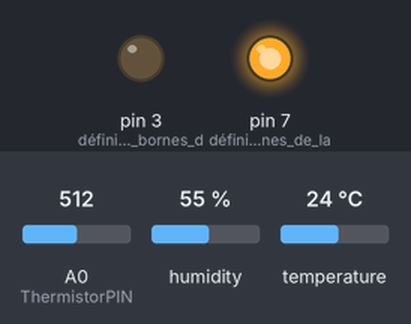
Recording of a sketch running on a simulated Arduino Uno, built with avr-gcc and run on an emulated ATmega328P. Shown: output pins drawn as LEDs (lit = HIGH). Inputs (shaded band) come from the test bench; at power-on: A0 (ThermistorPIN) = 512, humidity 55 %, temperature 24 °C. What the sketch prints to the serial monitor is not drawn.

Above: at 1.2 s.
1.3 s: A0 (ThermistorPIN) set to 482
At 2.5 s:
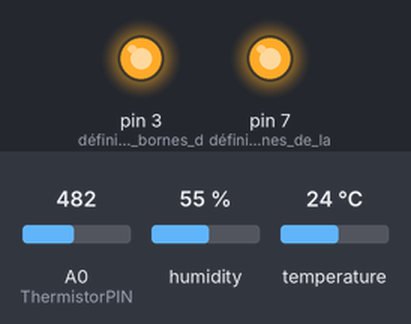
8.9 s: A0 (ThermistorPIN) set to 900
At 9.4 s:
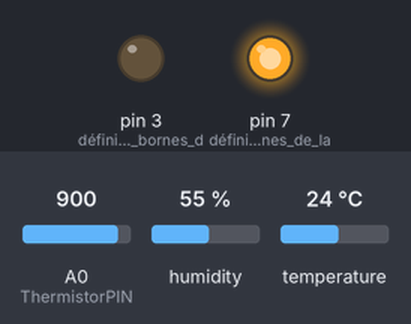
14.9 s: A0 (ThermistorPIN) set to 14
At 15.7 s:
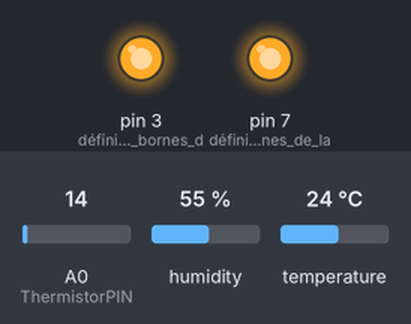
Timing chart, 0 to 17.9 s (numbered marks = the images above; inputs shaded):
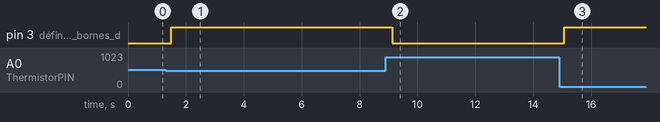

Measured:
- the behaviour switches between 491 and 490 on A0 (ThermistorPIN) (found by bisection; images 0 and 1)
- after the input at 1.3 s, pin 3 (définit_les_bornes_d): LOW → HIGH after 0.19 s
- after the input at 8.9 s, pin 3 (définit_les_bornes_d): HIGH → LOW after 0.23 s
- after the input at 14.9 s, pin 3 (définit_les_bornes_d): LOW → HIGH after 0.17 s

The sketch:

arduino_java_beta.ino
```cpp
#include <Adafruit_Sensor.h>
#include <DHT.h>
#include <DHT_U.h>  //bibliothèques que l'on inclut

#define DHTPIN 9     // le define permet de remplacer des valeurs du programmes par celles définis ici.


#define DHTTYPE DHT22

DHT dht(DHTPIN, DHTTYPE);   // déclare le type de capteur dht d'humidité


#define ThermistorPIN 0 // Définit le pin du thermistor
double temp;
double Resistance;
double Tension;
double pd;
double tempSeuil=24;
int isCooling=0;
double humidity;
int save=0;
int condensationAlarm=0;
double magnus=0;
void setup(){   // Définit toutes les variables

  Serial.println("DHTxx test!");

  dht.begin();

  pinMode(3, OUTPUT); // définit les bornes d'activation
  digitalWrite(3, LOW);


  pinMode(7, OUTPUT); // définit les bornes de la thermistance
  digitalWrite(7, HIGH);


Serial.begin(9600);

}

void loop(){

 save=Serial.read();  // lit le port série


  if (save==1){
      // si la touche + de l'interface est appuyée, la température de seuil augmente
    tempSeuil=tempSeuil+1;
  }
  else if (save==2){
     // si la touche - de l'interface est appuyée, la température de seuil diminue
    tempSeuil=tempSeuil-1;
  }


if (magnus >= Resistance){  //si la valeur de magnus est supérieure à la résistance, active l'alarme de condensation
  condensationAlarm=1;
}
else{
  condensationAlarm=0;
}

Serial.print("condensationAlarm/");
Serial.print(condensationAlarm);  // affiche l'alarme de condensation dans le port série
Serial.print("?condensationAlarm");

Serial.print("tempSeuil/");
Serial.print(tempSeuil);  // affiche la valeur de seuil de température dans le port série
Serial.print("?tempSeuil");

if (Resistance > tempSeuil+2){  // active ou désactive le ventilateur selon la température et la valeur de seuil

  digitalWrite(3, HIGH);
  isCooling=1;

}
if (Resistance < tempSeuil){


  digitalWrite(3, LOW);
  isCooling=0;

}


temp = analogRead(ThermistorPIN); //convertit la valeur de la tension de la résistance en température

Resistance = 10000.0/(1023.0/temp-1);//conversion analogique
Resistance = 1/(0.0027355 + 0.000272172 * log(Resistance/600) -0.00000074691 * 3 * log(Resistance/600)); //Steinhardt
Resistance = Resistance -262 ; //Kelvin en degrees

Serial.print("Temperature/");
Serial.print(Resistance); //affiche la température dans le port série
Serial.print("?Temperature");


Serial.println("magnus");
float K = (((17.27)*(float)Resistance) / (237.7+ (float)Resistance)) + log(humidity/100); // calcule la valeur de Magnus
float PdR = 237.7*K/(17.7-K);
Serial.println(PdR);
magnus=PdR;


  float h = dht.readHumidity();

  if (isnan(h)) {
    Serial.println("Impossible de calculer la valeur du capteur!");
    return;
  }

  Serial.println("");
  Serial.print("Humidity/");
  Serial.print(h);  // affiche la valeur de l'humidité dans le port série
  Serial.print("?Humidity");

  humidity=h;

}
```
